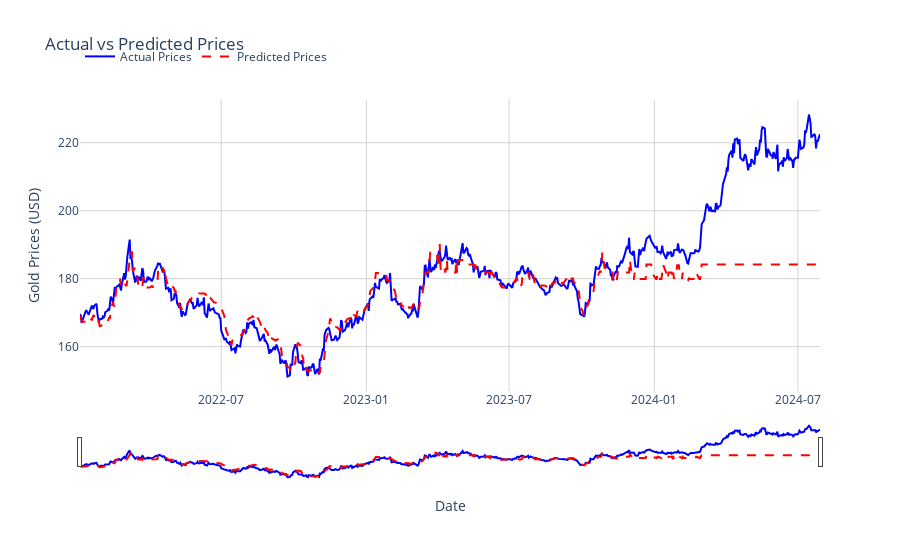

The cell this chart's notebook holds for it:
### Markdown cell above
The stacking model achieved an $R^2$ score of 0.4453 on the test set, indicating that approximately 44.5% of the variance in the gold prices is explained by the model. While this score suggests some level of predictive ability, it also highlights that there may be significant factors influencing gold prices that are not captured by the current ensemble of models.

### Code cell
# Plot actual vs predicted prices
fig = go.Figure()

# Add actual prices trace
fig.add_trace(go.Scatter(
    x=test.index,  # Use the last indices for the test set
    y=test['next_day_price'],
    mode='lines',
    name='Actual Prices',
    line=dict(color='blue'),
))

# Add predicted prices trace
fig.add_trace(go.Scatter(
    x=test.index,  # Use the last indices for the test set
    y=y_pred,
    mode='lines',
    name='Predicted Prices',
    line=dict(color='red', dash='dash')
))

# Customize the layout
fig.update_layout(
    title='Actual vs Predicted Prices',
    xaxis_title='Date',
    yaxis_title='Gold Prices (USD)',
    plot_bgcolor='white',
    xaxis=dict(
        showgrid=True, 
        gridcolor='lightgrey',
        tickformat='%Y-%m',  # Format dates to show year and month
        rangeslider=dict(visible=True)  # Add range slider for zooming
    ),
    yaxis=dict(showgrid=True, gridcolor='lightgrey'),
    font=dict(size=12),
    legend=dict(x=0, y=1.1, orientation='h'),
)

# Show the plot
fig.show()

### Figure 1 — Plotly figure (JSON) as saved in the notebook; plotly's stock layout.template omitted (floating-point values rounded to 4 significant figures; data arrays with more than 128 entries replaced by an {"elided": "..."} marker saying what was removed)
{"data": [{"line": {"color": "blue"}, "mode": "lines", "name": "Actual Prices", "type": "scatter", "x": {"elided": "645 str values"}, "y": {"elided": "645 float values"}}, {"line": {"color": "red", "dash": "dash"}, "mode": "lines", "name": "Predicted Prices", "type": "scatter", "x": {"elided": "645 str values"}, "y": {"elided": "645 float values"}}], "layout": {"font": {"size": 12}, "legend": {"orientation": "h", "x": 0, "y": 1.1}, "plot_bgcolor": "white", "title": {"text": "Actual vs Predicted Prices"}, "xaxis": {"gridcolor": "lightgrey", "rangeslider": {"visible": true}, "showgrid": true, "tickformat": "%Y-%m", "title": {"text": "Date"}}, "yaxis": {"gridcolor": "lightgrey", "showgrid": true, "title": {"text": "Gold Prices (USD)"}}}}
